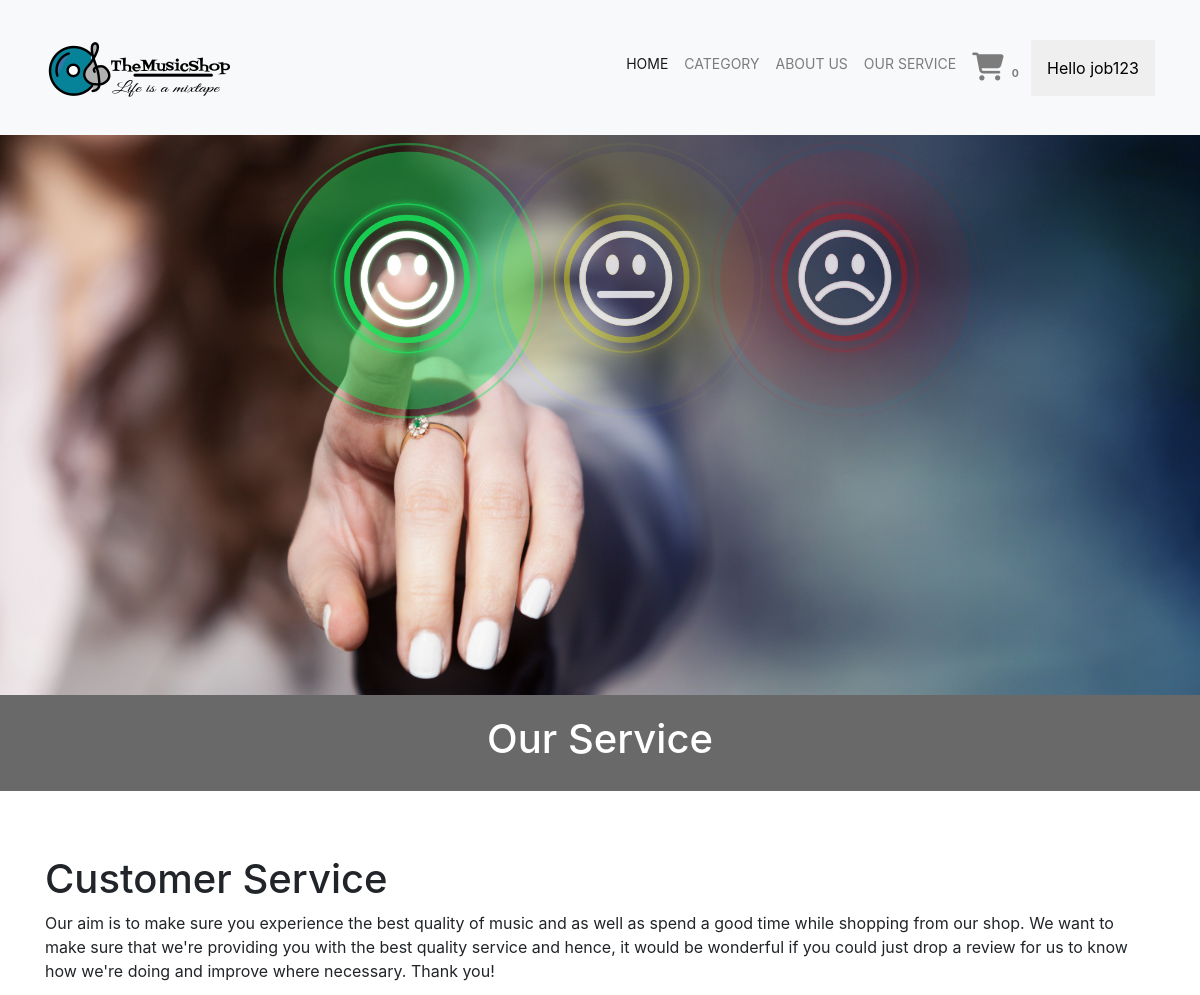
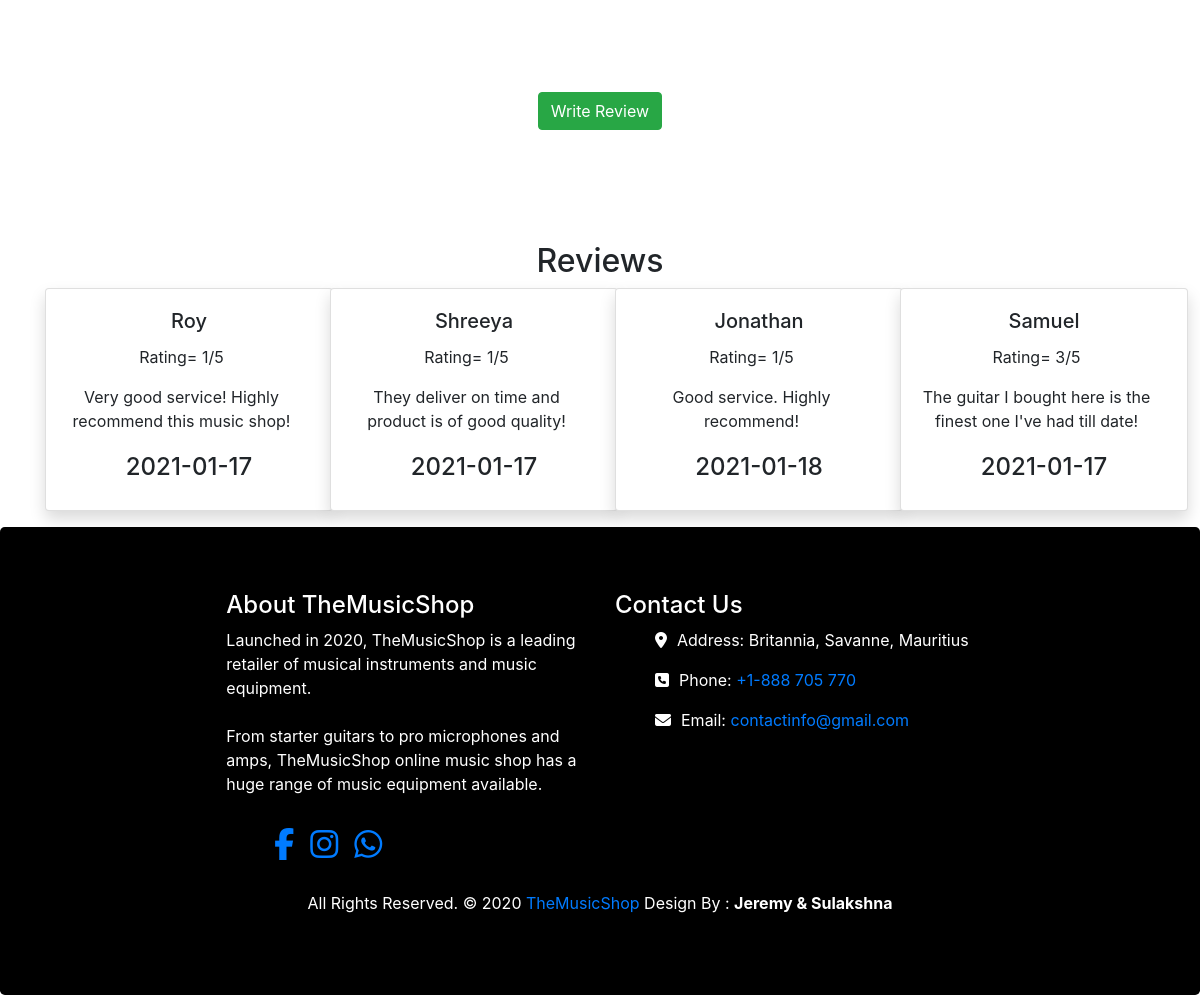
The app's page /service.php (signed in) with its own data (2 pictures, top to bottom).
### tables this page shows
CREATE TABLE `reviews` (
  `rev_id` int(11) NOT NULL,
  `review` varchar(500) NOT NULL,
  `rev_date` date NOT NULL,
  `cust_id` int(11) NOT NULL,
  `rating` enum('1','2','3','4','5') NOT NULL
);

CREATE TABLE `customer` (
  `cust_id` int(11) NOT NULL,
  `fname` varchar(50) NOT NULL,
  `lname` varchar(50) NOT NULL,
  `gender` enum('Male','Female') NOT NULL,
  `dob` date NOT NULL,
  `email` varchar(100) NOT NULL,
  `street` varchar(100) NOT NULL,
  `city` varchar(50) NOT NULL,
  `username` varchar(50) NOT NULL,
  `password` varchar(30) NOT NULL,
  `phone` int(11) DEFAULT NULL
);

### service.php (the view, shortened to what this page needs)
<?php
    include_once'includes/db_connect.php';
?>
<html>
    <head>
        <link rel="stylesheet" href="https://maxcdn.bootstrapcdn.com/bootstrap/4.0.0/css/bootstrap.min.css">
        <link href="css/style.css" rel="stylesheet">
    </head>
    <body>
        <?php include 'header.php'; ?>
        <figure>
            <img src="images/service.jpeg" alt="Service" style="width:100%;height:70%">
            <figcaption style="background-color: DimGray; color: white;font-style: bold;padding: 20px;text-align: center;"><h1>Our Service</h1></figcaption>
        </figure>
        <br><br>
        <div class="container">
        <h1>Customer Service</h1>
        <p>Our aim is to make sure you experience the best quality of music and as well as spend a good time while shopping from our shop. We want to make
            sure that we're providing you with the best quality service and hence, it would be wonderful if you could just drop a review
        for us to know how we're doing and improve where necessary. Thank you!</p>
        </div>
        <br>
        <?php
            if (isset ($_SESSION['fname'])){
                echo '<form action="write_reviews.php">
                <div class = "row justify-content-center">
                <div class="jumbotron " style="background-color:transparent;border-style:none;">
                    <input value="Write Review" type="submit" class="btn btn-success">
                </div>
                </div>
                </form>
                ';
            }
        ?>
      <div class="container" style="text-align: center;">
      <h2>Reviews</h2>
      <div class="row py-100 justify-content-center align-items-center">
        <?php
            $squery = "SELECT r.rev_id, r.review, r.rating, r.rev_date, c.fname FROM reviews r inner join customer c on r.cust_id= c.cust_id";
            $conn->setAttribute(PDO::ATTR_ERRMODE,PDO::ERRMODE_EXCEPTION);
            $result = $conn->query($squery);
            while($userResult = $result->fetch(PDO::FETCH_ASSOC)){
        ?>
        <div class="col-sm-3 my-3 my-md-0">
                <form action="service.php" method="post">
                <div class="card shadow" style="width: 18rem;">
                        <div class="card-body">
                        <h5 class="card-title"><?php echo $userResult['fname']?></h5>
                        <div class="container" style="padding-bottom:20px;padding-left:0px;">
                        <p><?php echo 'Rating= '.$userResult['rating'].'/5'; ?></p>
                         <p class="card-text"><?php echo $userResult['review']?></p></div>
                        <h4><?php echo $userResult['rev_date']; ?></h4>
                        </div>
                </div>
                </form>
            </div>
            <?php
            }
         ?>
      </div>
        </div>
        <?php include 'footer.php'; ?>
    </body>
</html>

### css/style.css (style rules this page uses)
body { font-family: 'Poppins', sans-serif; }

### records on screen
reviews: cust.fname "Roy", rating "1", review "Very good service! Highly recommend this music shop!", rev_date "2021-01-17"
reviews: cust.fname "Shreeya", rating "1", review "They deliver on time and product is of good quality!", rev_date "2021-01-17"
reviews: cust.fname "Jonathan", rating "1", review "Good service. Highly recommend!", rev_date "2021-01-18"
reviews: cust.fname "Samuel", rating "3", review "The guitar I bought here is the finest one I've had till date!", rev_date "2021-01-17"

### other values on screen
$_SESSION['fname'] "job123"
